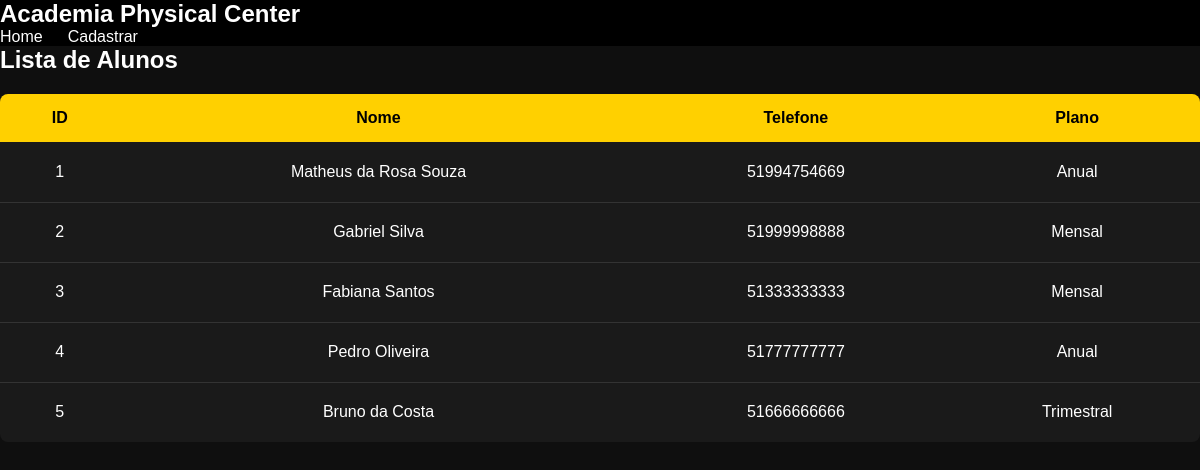
/alunos.php, run on the app's committed database.
### tables this page shows
CREATE TABLE usuarios (
            id INTEGER PRIMARY KEY AUTOINCREMENT,
            nome TEXT NOT NULL,
            email TEXT UNIQUE,
            senha TEXT,
            telefone TEXT,
            idade INTEGER,
            plano TEXT
        );

### alunos.php (the view, shortened to what this page needs)
<?php
require "database.php";
$sql = "
    SELECT id, nome, telefone, plano
    FROM usuarios
";
$stmt = $db->query($sql);
$usuarios = $stmt->fetchAll(PDO::FETCH_ASSOC);
?>
<!DOCTYPE html>
<html lang="pt-BR">
<head>
    <link rel="stylesheet" href="style.css">
</head>
<body>
<header>
    <h1>Academia Physical Center</h1>
    <nav>
        <a href="index.php">Home</a>
        <a href="cadastro.php">Cadastrar</a>
    </nav>
</header>
<div class="container">
    <h2>Lista de Alunos</h2>
    <table>
        <tr>
            <th>ID</th>
            <th>Nome</th>
            <th>Telefone</th>
            <th>Plano</th>
        </tr>
        <?php if (count($usuarios) > 0): ?>
            <?php foreach ($usuarios as $user): ?>
                <tr>
                    <td><?= htmlspecialchars($user['id']) ?></td>
                    <td><?= htmlspecialchars($user['nome']) ?></td>
                    <td><?= htmlspecialchars($user['telefone']) ?></td>
                    <td><?= htmlspecialchars($user['plano']) ?></td>
                </tr>
            <?php endforeach; ?>
        <?php endif; ?>
    </table>
</div>
</body>
</html>

### style.css (style rules this page uses)
* { margin: 0; padding: 0; box-sizing: border-box; font-family: Arial, Helvetica, sans-serif; }
body { background: #0f0f0f; color: white; }
header { width: 100%; background: #000; }
header h1 { font-size: 24px; }
nav { display: flex; gap: 25px; }
nav a { color: white; text-decoration: none; font-weight: 500; transition: 0.3s; }
table { width: 100%; border-collapse: collapse; margin-top: 20px; background: #1a1a1a; border-radius: 8px; overflow: hidden; }
th { background: #ffd000; color: black; padding: 15px; }
td { padding: 12px; text-align: center; border-bottom: 1px solid #333; height: 60px; }
tr:last-child td { border-bottom: none; }

### data on the page
usuarios: id "1", nome "Matheus da Rosa Souza", telefone "51994754669", plano "Anual"
usuarios: id "2", nome "Gabriel Silva", telefone "51999998888", plano "Mensal"
usuarios: id "3", nome "Fabiana Santos", telefone "51333333333", plano "Mensal"
usuarios: id "4", nome "Pedro Oliveira", telefone "51777777777", plano "Anual"
usuarios: id "5", nome "Bruno da Costa", telefone "51666666666", plano "Trimestral"
